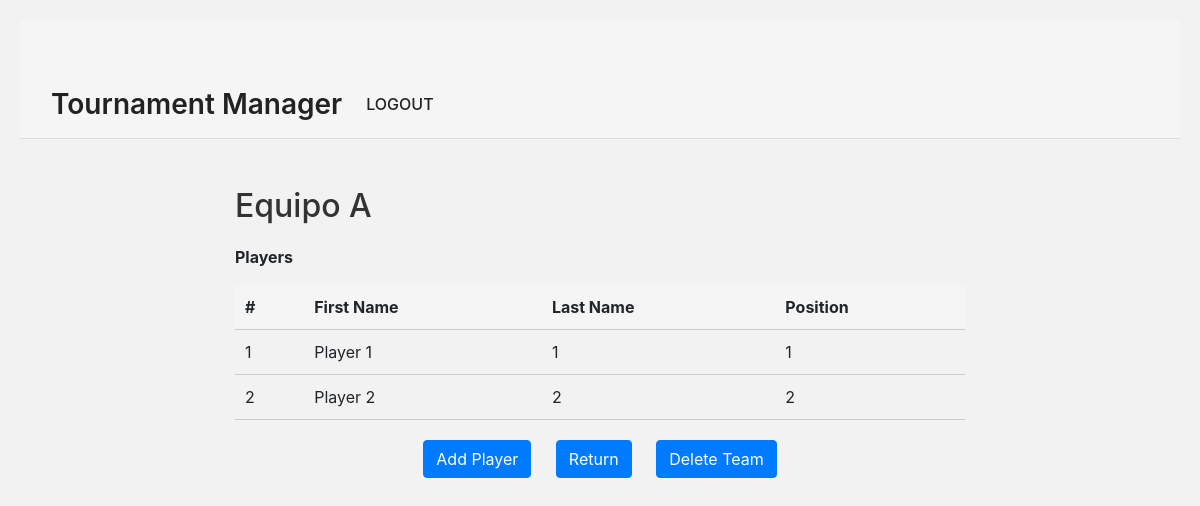
The page /14/25 (signed in) on the database its author committed.
### main/models.py (models this page shows, shortened)
class Team(models.Model):
    team_id = models.AutoField(primary_key=True)
    league_id = models.ForeignKey(League, on_delete=models.CASCADE)
    name = models.CharField(max_length=30)
    shorthand = models.CharField(max_length=3)
    points = models.IntegerField(null=False, default=0)
    goals_scored = models.IntegerField(null=False, default=0)
    goals_lost = models.IntegerField(null=False, default=0)
    wins = models.IntegerField(null=False, default=0)
    draws = models.IntegerField(null=False, default=0)
    lost = models.IntegerField(null=False, default=0)

class Player(models.Model):
    player_id = models.AutoField(primary_key=True)
    team_id = models.ForeignKey(Team, on_delete=models.CASCADE)
    first_name = models.CharField(max_length=30)
    second_name = models.CharField(max_length=30)
    position = models.CharField(max_length=20)
    goals = models.IntegerField(null=False, default=0)
    asists = models.IntegerField(null=False, default=0)

### main/views.py (the view, shortened to what this page needs)
# urls.py: path('<int:lid>/<int:tid>', views.team, name='player index'),
@login_required
def team(response, lid, tid):
    t = Team.objects.get(team_id=tid)
    return render(response, 'main/team.html', {"t":t})

### templates/main/team.html (shortened to what this page needs)
{% extends "main/base.html" %}
{% block content %}
<h1>{{ t.name }}</h1>
<p><b>Players</b></p>
<table class="players-table">
    <thead>
        <tr>
            <th scope="col">#</th>
            <th scope="col">First Name</th>
            <th scope="col">Last Name</th>
            <th scope="col">Position</th>
        </tr>
    </thead>
    <tbody>
        {% for player in t.player_set.all %}
        <tr>
            <td>{{ forloop.counter }}</td>
            <td>{{ player.first_name }}</td>
            <td>{{ player.second_name }}</td>
            <td>{{ player.position }}</td>
        </tr>
        {% endfor %}
    </tbody>
</table>
<div class="btn-container">
    <a href="/{{ t.league_id.league_id }}/{{ t.team_id }}/addplayer" class="btn btn-primary">Add Player</a>
    <a href="/{{ t.league_id.league_id }}" class="btn btn-primary">Return</a>
    <button type="delete" class="btn btn-primary" name="deleteT" value="deleteT">Delete Team</button>
</div>
{% endblock %}

### templates/main/team.html (style rules this page uses)
body { background-color: #f2f2f2; padding: 20px; }
h1 { font-size: 32px; color: #333; margin-bottom: 20px; }
.players-table { width: 100%; border-collapse: collapse; margin-bottom: 20px; }
.players-table th, .players-table td { padding: 10px; text-align: left; border-bottom: 1px solid #ccc; }
.players-table th { background-color: #f5f5f5; font-weight: bold; }
.btn-container { text-align: center; margin-top: 20px; }
.btn-container .btn { margin: 0 10px; }

### rows shown on the page
Team: name "Equipo A"
Player: first_name "Player 1", second_name "1", position "1"
Player: first_name "Player 2", second_name "2", position "2"
